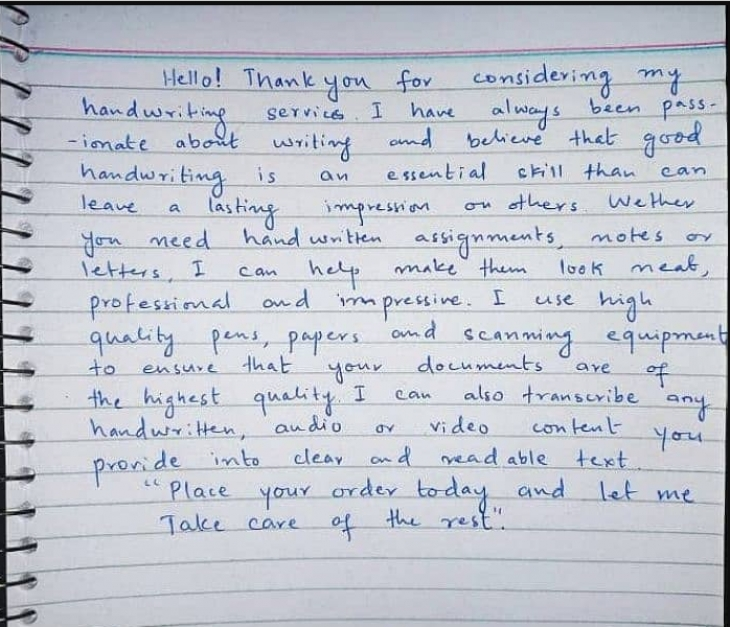
#> input picture OCR_test_documents/handwritten4.png, 730 x 627 px
$ python -i trocr_opencv.py   (imports and definitions only)
#> lines starting #> are read from the running program, lines starting #| are printed output that depends on the picture; after the words box and inside, x2 and y2 are one past the last pixel; in counts of white or black regions, pixels touching at a corner belong together
import os
import cv2
import numpy as np
from PIL import Image
from transformers import TrOCRProcessor, VisionEncoderDecoderModel

# [1 line that did not run here, left out]
# [1 line that did not run here, left out]

INPUT_IMAGE_PATH = "OCR_test_documents/handwritten4.png"
TEMP_LINE_DIR = "lines_temp"

# [41 lines left out: function extract_lines_projection, not called in this run]


def extract_lines_from_image(image_path):
#> called with image_path = '../OCR_test_documents/handwritten4.png'
    img = cv2.imread(image_path)
#> img is the input picture: shape (627, 730, 3); mean B, G, R 206.8, 197.4, 192.8
    gray = cv2.cvtColor(img, cv2.COLOR_BGR2GRAY)
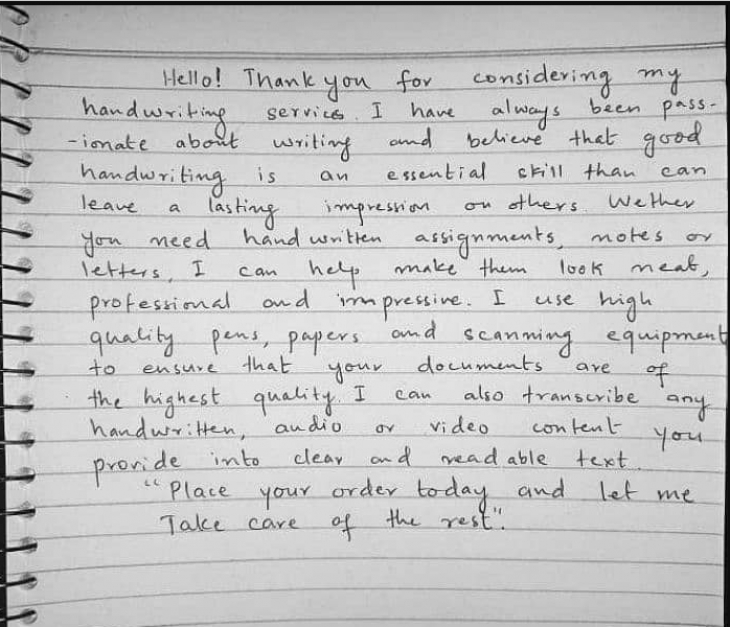
#> gray: shape (627, 730); min 0, max 253, mean 197.1

    _, thresh = cv2.threshold(gray, 0, 255, cv2.THRESH_BINARY_INV + cv2.THRESH_OTSU)
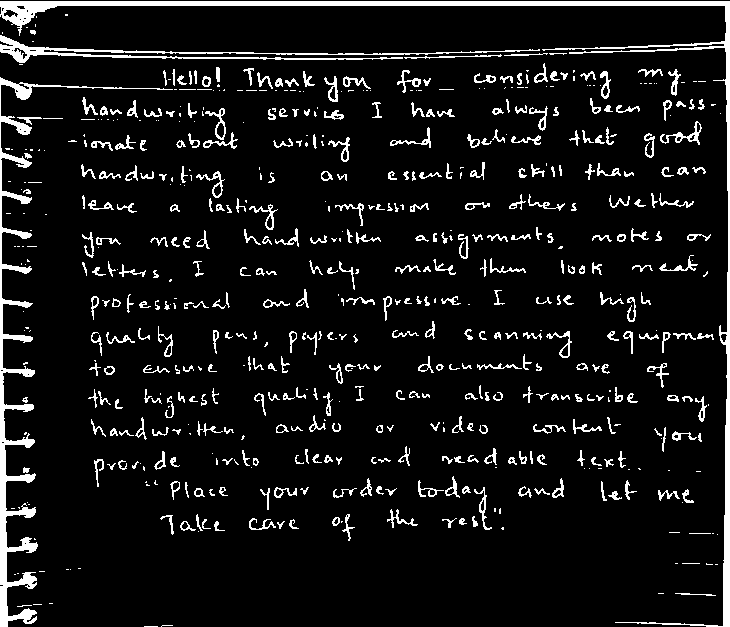
#> thresh: shape (627, 730); 8.3% white; 619 white regions (229 under 20 px), largest, box (x1, y1, x2, y2) and area: (0, 1, 730, 627) 7673, (0, 77, 173, 627) 5441, (0, 35, 540, 63) 2189
    kernel = cv2.getStructuringElement(cv2.MORPH_RECT, (25, 1))
    morphed = cv2.morphologyEx(thresh, cv2.MORPH_CLOSE, kernel)
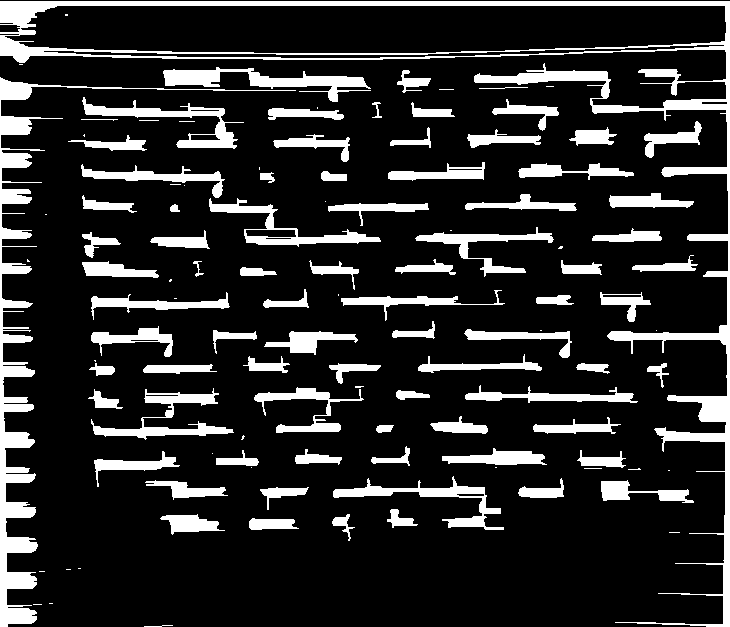
#> morphed: shape (627, 730); 16.5% white; 116 white regions (35 under 20 px)

    contours, _ = cv2.findContours(morphed, cv2.RETR_EXTERNAL, cv2.CHAIN_APPROX_SIMPLE)
#> contours = 115 contours, 38 with area under 20; largest, box (x1, y1, x2, y2) and area: (0, 1, 730, 627) 47172, (0, 77, 296, 627) 7408, (163, 67, 371, 102) 2075, (209, 198, 381, 247) 1886, (82, 97, 244, 149) 1842
    contours = sorted(contours, key=lambda ctr: cv2.boundingRect(ctr)[1])

    lines = []
    for idx, cnt in enumerate(contours):
        x, y, w, h = cv2.boundingRect(cnt)
        #if h > 50
        #if h > 40
        if h > 30 and w > 100:
            pad = 10
            x_start = max(x - pad, 0)
            y_start = max(y - pad, 0)
            x_end = min(x + w + pad, img.shape[1])
            y_end = min(y + h + pad, img.shape[0])
            line_img = img[y_start:y_end, x_start:x_end]
            line_path = os.path.join(TEMP_LINE_DIR, f"line_{idx}.png")
            cv2.imwrite(line_path, line_img)
            lines.append(line_path)
#> this loop made 115 passes
#> (x, y, w, h, x_start, y_start, x_end, y_end) on passes 1, 3, 5, 9, 27, 36, 41, 57, 80, 81, 100: (0, 1, 730, 626, 0, 0, 730, 627), (163, 67, 208, 35, 153, 57, 381, 112), (0, 77, 296, 550, 0, 67, 306, 627), (82, 97, 162, 52, 72, 87, 254, 159), (81, 164, 144, 34, 71, 154, 235, 208), (209, 198, 172, 49, 199, 188, 391, 257), (415, 227, 139, 50, 405, 217, 564, 287), (341, 290, 164, 31, 331, 280, 515, 331), (254, 387, 110, 46, 244, 377, 374, 443), (91, 388, 143, 52, 81, 378, 244, 450), (333, 476, 171, 54, 323, 466, 514, 540)
#> (x, y, w, h) on passes 4, 7, 10, 11, 12, 14: (397, 70, 34, 23), (479, 87, 49, 2), (492, 99, 67, 32), (411, 102, 44, 15), (372, 102, 10, 16), (268, 108, 76, 12)
#> pass 3, in extract_lines_from_image, `line_img = img[y_start:y_end, x_start:x_end]`:
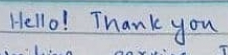
#> line_img: shape (55, 228, 3); mean B, G, R 200.7, 188.2, 178.6
#> after the loop, lines = 11 items, first 6: 'lines_temp/line_0.png', 'lines_temp/line_2.png', 'lines_temp/line_4.png', 'lines_temp/line_8.png', 'lines_temp/line_26.png', 'lines_temp/line_35.png'
    return lines

# [28 lines left out: functions run_tr_ocr_on_line, main, not called in this run]

# [2 lines not run here, left out]

>>> result = extract_lines_from_image('../OCR_test_documents/handwritten4.png')
#> result has the same summary as lines in extract_lines_from_image

$ run again, on OCR_test_documents/handwritten1.png
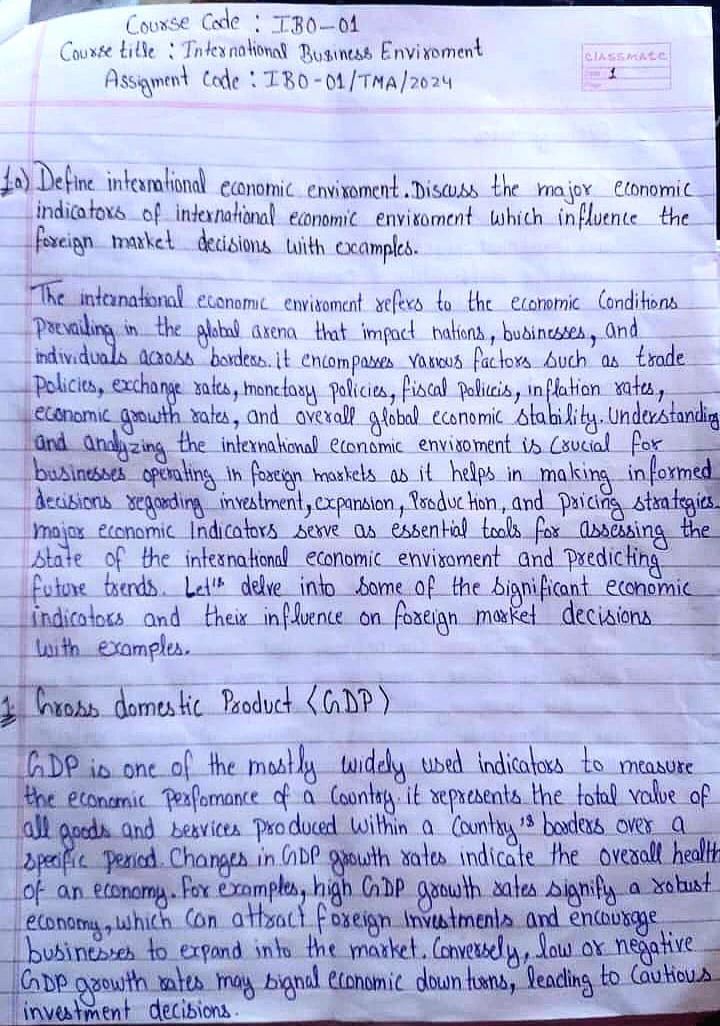
#> input picture OCR_test_documents/handwritten1.png, 720 x 1026 px
#> in extract_lines_from_image, img is the input picture: shape (1026, 720, 3); mean B, G, R 220.2, 182.4, 177.2
#> in extract_lines_from_image, `_, thresh = cv2.threshold(gray, 0, 255, cv2.THRESH_BINARY_INV + cv2.TH..`:
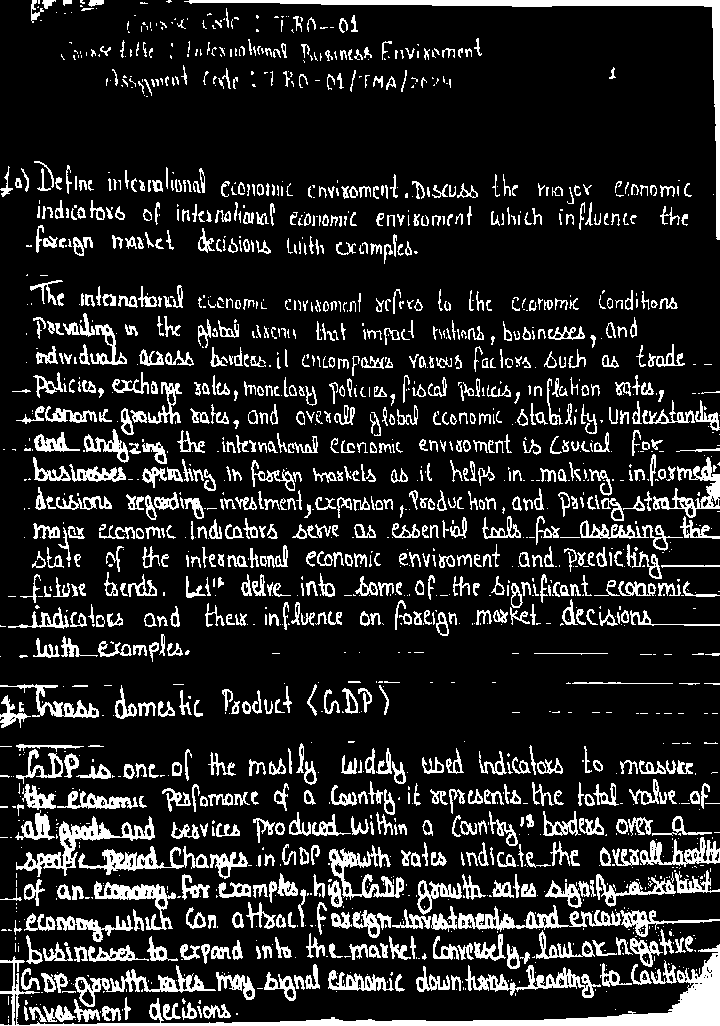
#> thresh: shape (1026, 720); 15.2% white; 1822 white regions (880 under 20 px), largest, box (x1, y1, x2, y2) and area: (0, 944, 720, 1026) 6726, (184, 0, 720, 240) 4038, (16, 816, 155, 877) 1789
#> morphed: shape (1026, 720); 36% white; 74 white regions (47 under 20 px)
#> contours = 65 contours, 46 with area under 20; largest, box (x1, y1, x2, y2) and area: (0, 743, 720, 1026) 153448, (0, 372, 720, 579) 93018, (0, 0, 720, 240) 19633, (26, 313, 720, 376) 16592, (0, 572, 720, 636) 14982
#> the loop in extract_lines_from_image, `for idx, cnt in enumerate(contours):` made 65 passes
#> (x, y, w, h, x_start, y_start, x_end, y_end) on passes 1, 9, 15, 17, 20, 21, 32, 49: (0, 0, 720, 240, 0, 0, 720, 250), (106, 65, 345, 32, 96, 55, 461, 107), (26, 225, 392, 39, 16, 215, 428, 274), (27, 280, 651, 34, 17, 270, 688, 324), (26, 313, 694, 63, 16, 303, 720, 386), (0, 372, 720, 207, 0, 362, 720, 589), (0, 572, 720, 64, 0, 562, 720, 646), (0, 684, 389, 44, 0, 674, 399, 738)
#> pass 1, in extract_lines_from_image, `line_img = img[y_start:y_end, x_start:x_end]`:
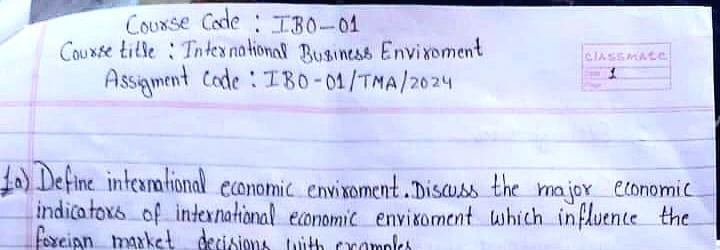
#> line_img: shape (250, 720, 3); mean B, G, R 237.4, 210.1, 203.5
#> after the loop in extract_lines_from_image, `for idx, cnt in enumerate(contours):`: lines = ['lines_temp/line_0.png', 'lines_temp/line_8.png', 'lines_temp/line_14.png', 'lines_temp/line_16.png', 'lines_temp/line_19.png', 'lines_temp/line_20.png', 'lines_temp/line_31.png', 'lines_temp/line_48.png', 'lines_temp/line_56.png']
#> result has the same summary as lines in extract_lines_from_image

$ run again, on OCR_test_documents/handwritten2.png
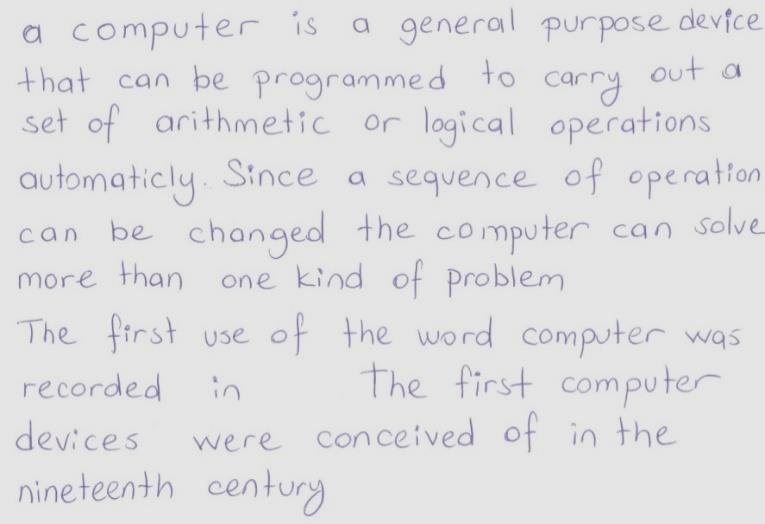
#> input picture OCR_test_documents/handwritten2.png, 765 x 524 px
#> in extract_lines_from_image, img is the input picture: shape (524, 765, 3); mean B, G, R 225.2, 223.8, 224
#> in extract_lines_from_image, `_, thresh = cv2.threshold(gray, 0, 255, cv2.THRESH_BINARY_INV + cv2.TH..`:
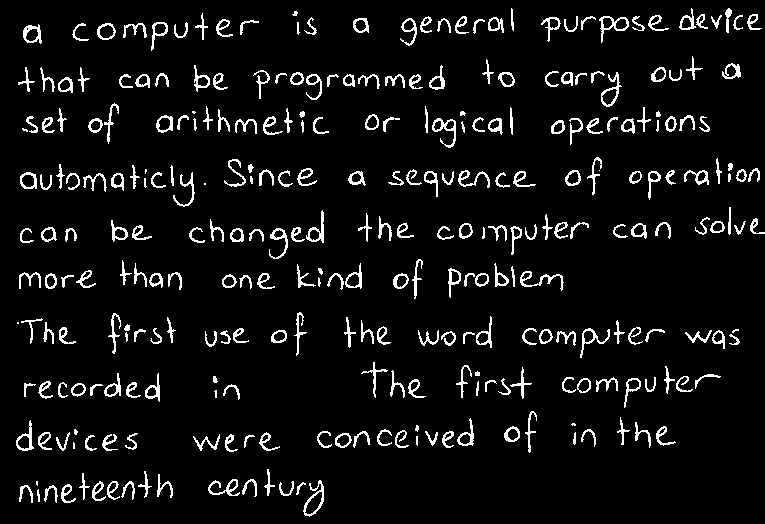
#> thresh: shape (524, 765); 6.5% white in thin lines or dots
#> morphed: shape (524, 765); 18.4% white; 55 white regions (1 under 20 px)
#> contours = 55 contours, 4 with area under 20; largest, box (x1, y1, x2, y2) and area: (20, 159, 317, 207) 4352, (541, 8, 765, 43) 3018, (358, 213, 589, 255) 2708, (19, 471, 173, 503) 2678, (72, 13, 259, 51) 2581
#> the loop in extract_lines_from_image, `for idx, cnt in enumerate(contours):` made 55 passes
#> (x, y, w, h, x_start, y_start, x_end, y_end) on passes 1, 2, 4, 10, 18, 23, 24, 26: (541, 8, 224, 35, 531, 0, 765, 53), (400, 8, 114, 38, 390, 0, 524, 56), (72, 13, 187, 38, 62, 3, 269, 61), (253, 65, 192, 35, 243, 55, 455, 110), (551, 107, 159, 38, 541, 97, 720, 155), (629, 158, 136, 42, 619, 148, 765, 210), (20, 159, 297, 48, 10, 149, 327, 217), (613, 207, 152, 32, 603, 197, 765, 249)
#> pass 2, in extract_lines_from_image, `line_img = img[y_start:y_end, x_start:x_end]`:
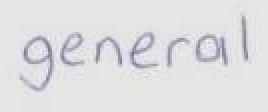
#> line_img: shape (56, 134, 3) (shown 2 times larger); mean B, G, R 224.2, 222.3, 222.8
#> after the loop in extract_lines_from_image, `for idx, cnt in enumerate(contours):`: lines = 18 items, first 6: 'lines_temp/line_0.png', 'lines_temp/line_1.png', 'lines_temp/line_3.png', 'lines_temp/line_9.png', 'lines_temp/line_17.png', 'lines_temp/line_22.png'
#> result has the same summary as lines in extract_lines_from_image

$ run again, on OCR_test_documents/handwritten3.png
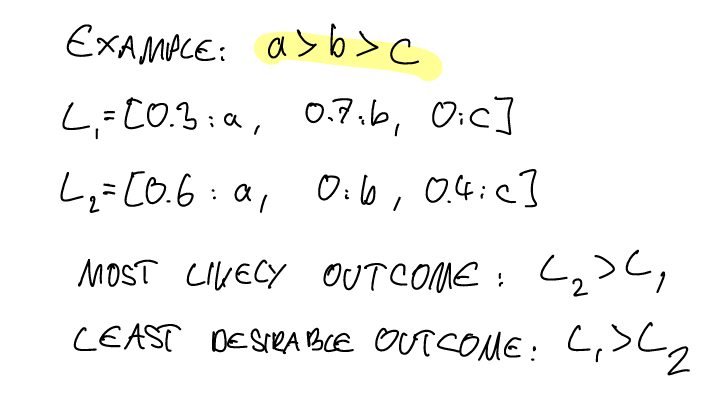
#> input picture OCR_test_documents/handwritten3.png, 702 x 419 px
#> in extract_lines_from_image, img is the input picture: shape (419, 702, 3); mean B, G, R 243.8, 245.5, 245.5
#> in extract_lines_from_image, `_, thresh = cv2.threshold(gray, 0, 255, cv2.THRESH_BINARY_INV + cv2.TH..`:
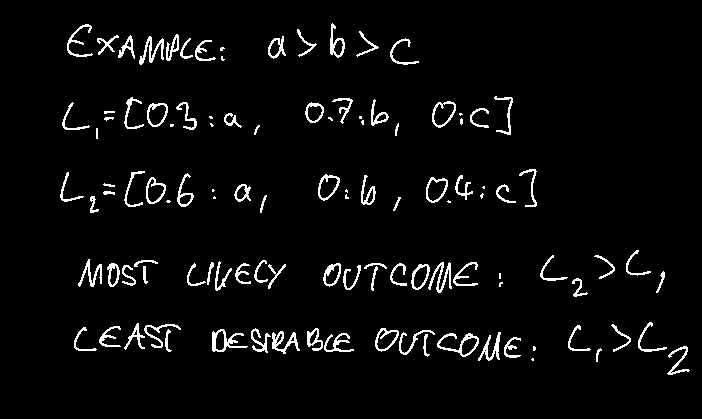
#> thresh: shape (419, 702); 4% white in thin lines or dots, all inside (x1, y1, x2, y2) = (60, 23, 690, 375)
#> morphed: shape (419, 702); 11.2% white; 19 white regions (2 under 20 px)
#> contours = 19 contours, 2 with area under 20; largest, box (x1, y1, x2, y2) and area: (212, 328, 536, 361) 5404, (323, 262, 503, 293) 3321, (67, 24, 225, 65) 2912, (104, 97, 260, 135) 2166, (103, 171, 267, 213) 2066
#> the loop in extract_lines_from_image, `for idx, cnt in enumerate(contours):` made 19 passes
#> (x, y, w, h, x_start, y_start, x_end, y_end) on passes 1, 2, 4, 7, 8, 11, 14, 16: (268, 23, 151, 42, 258, 13, 429, 75), (67, 24, 158, 41, 57, 14, 235, 75), (104, 97, 156, 38, 94, 87, 270, 145), (426, 169, 111, 38, 416, 159, 547, 217), (103, 171, 164, 42, 93, 161, 277, 223), (540, 250, 125, 47, 530, 240, 675, 307), (323, 262, 180, 31, 313, 252, 513, 303), (568, 322, 134, 53, 558, 312, 702, 385)
#> pass 2, in extract_lines_from_image, `line_img = img[y_start:y_end, x_start:x_end]`:
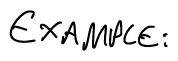
#> line_img: shape (61, 178, 3); min 0, max 255, mean 230.9
#> after the loop in extract_lines_from_image, `for idx, cnt in enumerate(contours):`: lines = ['lines_temp/line_0.png', 'lines_temp/line_1.png', 'lines_temp/line_3.png', 'lines_temp/line_6.png', 'lines_temp/line_7.png', 'lines_temp/line_10.png', 'lines_temp/line_13.png', 'lines_temp/line_15.png', 'lines_temp/line_17.png']
#> result has the same summary as lines in extract_lines_from_image
